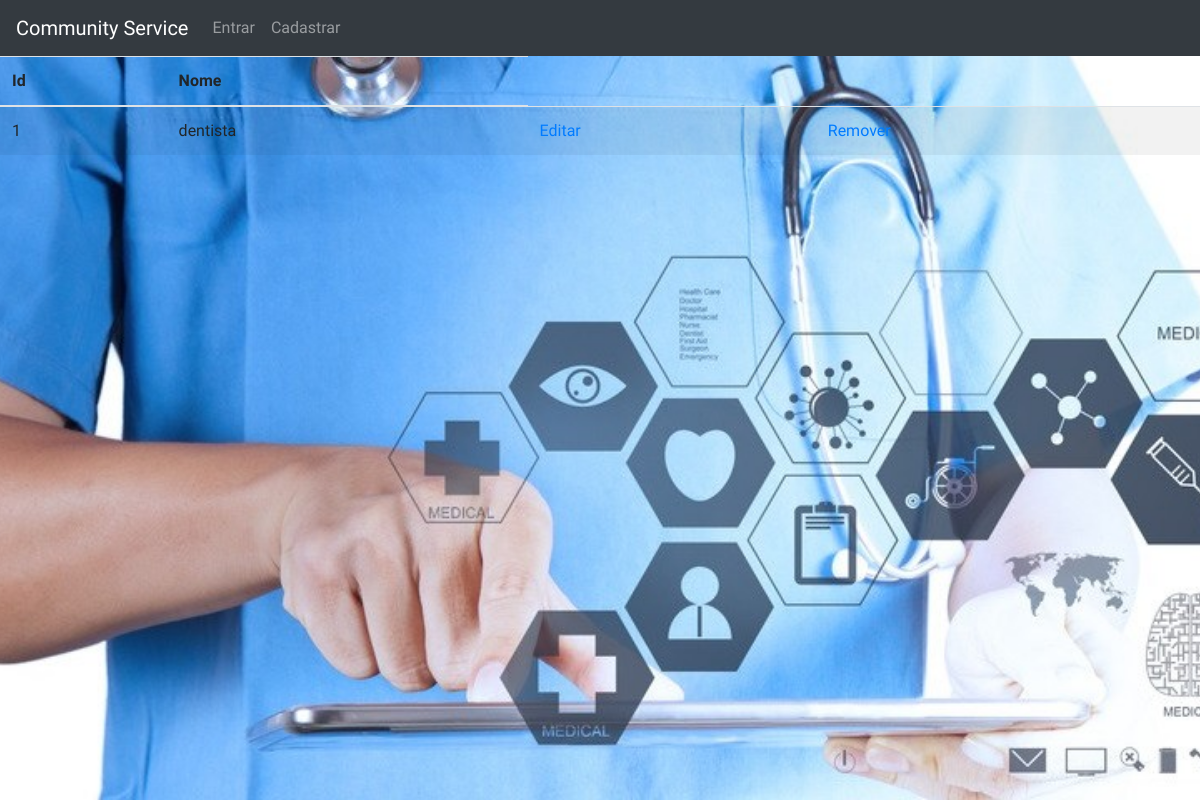
Page /divulga/list_health_service/ on the earlier database version.
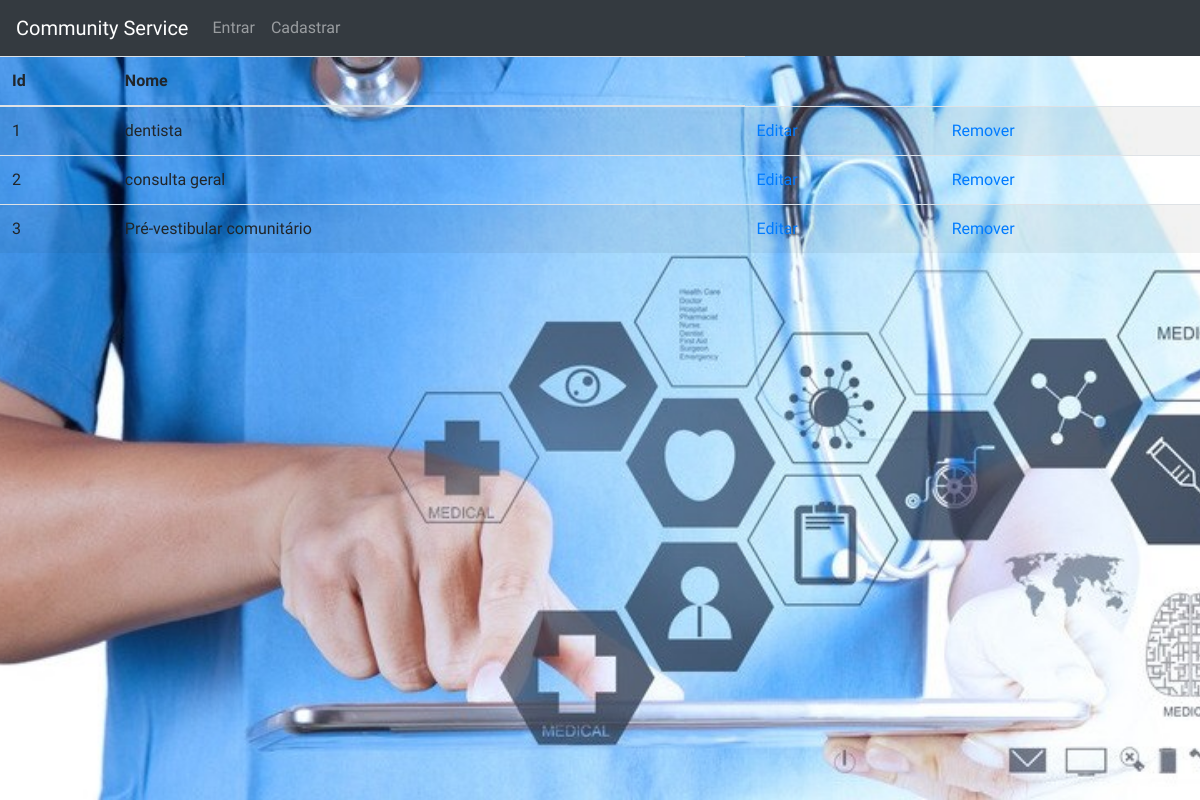
Same page on the later database version.
### divulga/models.py (models this page shows)
class CommunityAction(PolymorphicModel):
    name = models.CharField(max_length=50, null=False)
    start_date = models.DateField()
    close_date = models.DateField()
    description = models.CharField(max_length=500, null=False)
    establishment = models.ManyToManyField(Establishment)
    SAUDE = 'SAUDE'
    EDUCACIONAL = 'EDUCACIONAL'
    CORTESDECABELO = 'CORTE DE CABELO'
    OUTRACATEGORIA = 'OUTRA CATEGORIA'
    CATEGORY_OF_SERVICES = (
        (SAUDE, 'Saude'),
        (EDUCACIONAL, 'Educacional'),
        (CORTESDECABELO, 'Corte de cabelo'),
        (OUTRACATEGORIA, 'Outra Categoria'),
    )
    category = models.CharField(
        max_length=40,
        choices=CATEGORY_OF_SERVICES,
        default=SAUDE,
    )
    def __str__(self):
        return self.name

class HealthService(CommunityAction):
    start_hour = models.TimeField()
    close_hour = models.TimeField()
    email = models.CharField(max_length=140, null=False)

class CommunityAction(PolymorphicModel):
    name = models.CharField(max_length=50, null=False)
    start_date = models.DateField()
    close_date = models.DateField()
    description = models.CharField(max_length=500, null=False)
    establishment = models.ManyToManyField(Establishment)
    SAUDE = 'SAUDE'
    EDUCACIONAL = 'EDUCACIONAL'
    CORTESDECABELO = 'CORTE DE CABELO'
    OUTRACATEGORIA = 'OUTRA CATEGORIA'
    CATEGORY_OF_SERVICES = (
        (SAUDE, 'Saude'),
        (EDUCACIONAL, 'Educacional'),
        (CORTESDECABELO, 'Corte de cabelo'),
        (OUTRACATEGORIA, 'Outra Categoria'),
    )
    category = models.CharField(
        max_length=40,
        choices=CATEGORY_OF_SERVICES,
        default=SAUDE,
    )
    def __str__(self):
        return self.name

### divulga/views.py (the view)
def list_health_service(request):
    health_services = HealthService.objects.all()
    return render(request, 'list_health_service.html', {"health_services": health_services})

### divulga/templates/list_health_service.html (shortened to what this page needs)
{% extends 'base.html' %}
{% load crispy_forms_tags %}
{% block content%}
<table class="table table-striped">
    <thead>
      <tr>
        <th>Id</th>
        <th>Nome</th>
      </tr>
    </thead>
    <tbody>
	{% for health_service in health_services %}
	<tr>
            <td>{{health_service.id}}</td>
            <td>{{health_service}}</td>
	    <td><a href="{% url 'edit_health_service' health_service.id %}" class="glyphicon glyphicon-pencil">Editar</a></td>
	    <td><a href="{% url 'delete_health_service' health_service.id %}" class="glyphicon glyphicon-trash">Remover</a></td>
	</tr>
	{% endfor %}
    </tbody>
  </table>
{% endblock content %}

Differences in the rows shown:
added HealthService: id "2", name "consulta geral"
added HealthService: id "3", name "Pré-vestibular comunitário"
